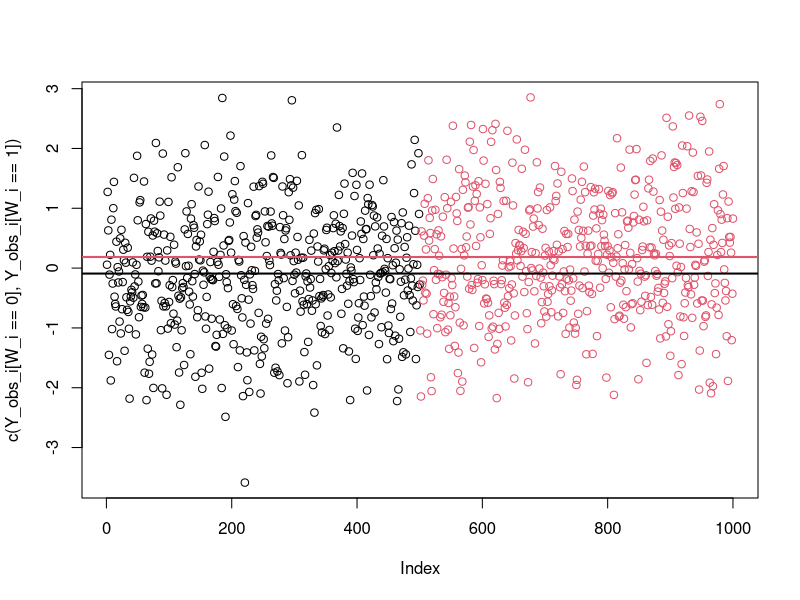
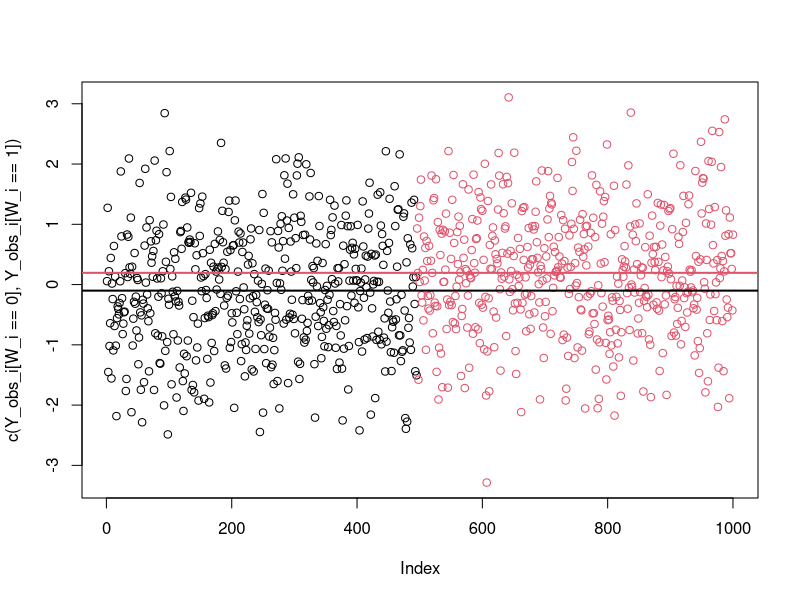
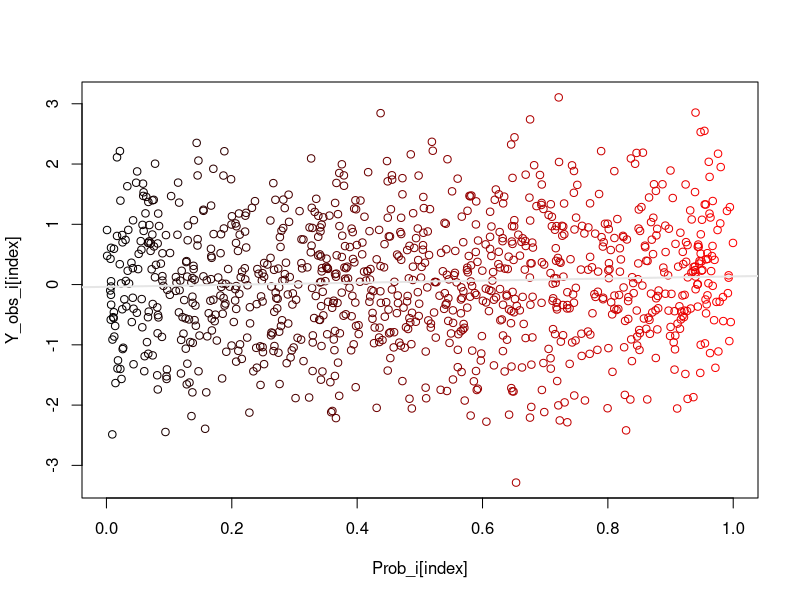
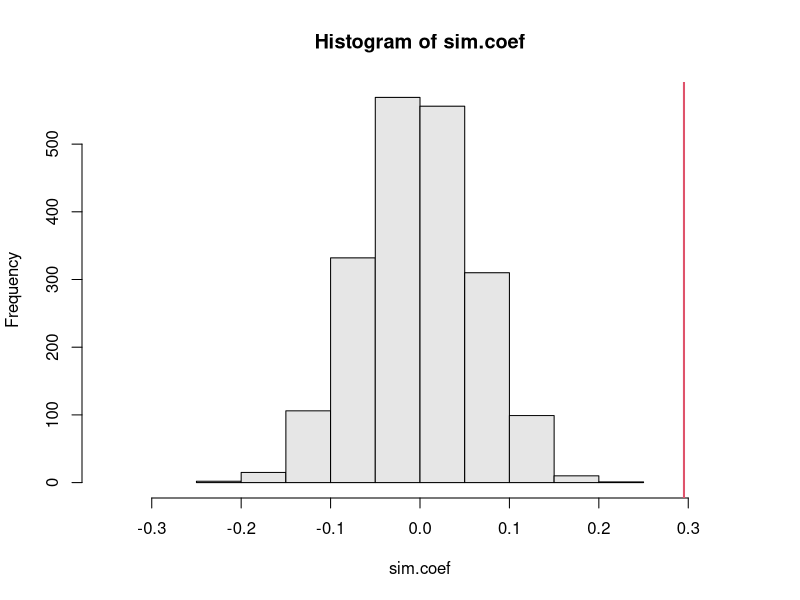

Source code (R) for these figures, in order:
## R_Demo_Simulation_Learning_Potential_Outcomes_Framework.R
##########################################################################
### INSTRUCTOR: Christopher Fariss
## COURSE NAME: Programming and Simulation Methods for Computational Social Science (2W)
## University of Essex Summer School 2023
##
## Date: 2024-07-22
##
## Please e-mail me if you find any errors or have and suggestions (either email is fine)
## e-mail: cjf0006@gmail.com
## e-mail: cjfariss@umich.edu
##
##########################################################################
## Introduction to tutorial:
##
## For this R tutorial we will generate fake data and analyze it using the potential outcomes framework from Rubin.
##
## Note that we will know with certainty two distinct values of the dependent variable for each individual subject i.
##
## Because we are simulating the data, we will know what the i_th subject's outcome is when given the treatment variable and not given the treatment variable (and a continuous range of treatment values).
##
## The simulated experiments in part 1, part 2, and part 4 are equivalent to a two-group,
## Post-test only design using the Trochim and Donnely notation (see also the discussion in Shadish).
##
##########################################################################

##########################################################################
### Generate outcome variable and treatment variable for causal inference
##########################################################################

## set the seed to reproduce random number generation
set.seed(1234567)

## create scalar value for the number of units
n <- 1000

## create subject level error (this information might be important for understanding the outcome variable
## but it is orthogonal/independent of treatment assignment)
e_i <- rnorm(n)

## create summary of subject level error
summary(e_i)

## potential outcome without treatment
Y_i0 <- -.10 + e_i

## potential outcome with treatment
Y_i1 <- .20 + e_i

## calculate mean for subject without treatment effect
mean(Y_i0)

## calculate mean for subject with treatment effect
mean(Y_i1)

## calculate true difference in means for the potential outcome of subjects with treatment and without treatment effect
mean(Y_i1) - mean(Y_i0)

## create vector of treatment assignments for the units (W_i==1 if treated, W_i==0 if control)
W_i <- c(rep(0,n/2), rep(1, n/2))

table(W_i)

## create vector of observed Y values
Y_obs_i <- W_i * Y_i1 + (1 - W_i) * Y_i0

## summarize observed Y variable
summary(Y_obs_i)


##########################################################################
### potential outcome analysis part 1
##########################################################################

mean(Y_obs_i)

## calculate means for observed Y variable for treated and control units
mean(Y_obs_i[W_i==1])
mean(Y_obs_i[W_i==0])

## calculate difference in means using the mean() function
mean(Y_obs_i[W_i==1]) - mean(Y_obs_i[W_i==0])

## calculate difference in means using the t.test() function
t.test(Y_obs_i ~ W_i)

## calculate difference in means using the lm() function
fit <- lm(Y_obs_i ~ W_i)
summary(fit)

## mean in group 1
summary(fit)$coefficient[2,1] + summary(fit)$coefficient[1,1]

## Graph observed subject values by treatment indicator
plot(c(Y_obs_i[W_i==0], Y_obs_i[W_i==1]), col=c(W_i[W_i==0], W_i[W_i==1])+1)
abline(h=mean(Y_obs_i[W_i==1]), col=2, lwd=2)
abline(h=mean(Y_obs_i[W_i==0]), col=1, lwd=2)



##########################################################################
### potential outcome analysis part 2
##########################################################################

## generate propensity score based on true probability of assignment
X_i <- rnorm(n)
Prob_i <- pnorm(X_i, mean = 0, sd = 1)
W_i <- rbinom(n, size=1, prob=Prob_i)
table(W_i)

## create vector of observed Y values
Y_obs_i <- W_i * Y_i1 + (1 - W_i) * Y_i0

## calculate means for observed Y variable for treated and control units
mean(Y_obs_i[W_i==1])
mean(Y_obs_i[W_i==0])

## calculate difference in means
t.test(Y_obs_i ~ W_i)

## calculate difference in means using the lm() function
fit <- lm(Y_obs_i ~ W_i)
summary(fit)

## mean in group 1
summary(fit)$coefficient[2,1] + summary(fit)$coefficient[1,1]

## Graph observed subject values by treatment indicator
plot(c(Y_obs_i[W_i==0], Y_obs_i[W_i==1]), col=c(W_i[W_i==0], W_i[W_i==1])+1)
abline(h=mean(Y_obs_i[W_i==1]), col=2, lwd=2)
abline(h=mean(Y_obs_i[W_i==0]), col=1, lwd=2)



##########################################################################
### potential outcome analysis part 3
##########################################################################

## use the propensity score generated above to estimate treatment effect
fit <- lm(Y_obs_i ~ Prob_i)

## summarize model fit
summary(fit)

## mean in group 1
summary(fit)$coefficient[2,1] + summary(fit)$coefficient[1,1]

## Graph observed subject values by propensity score
colfunc <- colorRampPalette(c("black", "red"))

index <- order(Prob_i)

plot(Y_obs_i[index] ~ Prob_i[index], col=colfunc(length(seq(0,1, length.out=n))))
abline(reg=fit, col=grey(.9), lwd=2)



##########################################################################
### potential outcome analysis part 4
##########################################################################

## set total number of simulations
sims <- 2000

## vector for storing simulated coefficients
sim.coef <- sim.t <- NA

## loop over simulation resampling the index each time
for(j in 1:sims){
    
    index <- sample(1:n, size=n, replace=FALSE)
    W_i_permutation <- W_i[index]
    fit <- lm(Y_obs_i ~ W_i_permutation)
    sim.coef[j] <- fit$coef[2]
    sim.t[j] <- summary(fit)$coefficient[2,3]
}


## re-calculate difference in means using the lm() function
fit <- lm(Y_obs_i ~ W_i)
summary(fit)
observed.t <- summary(fit)$coefficient[2,3]
observed.t

## Graph the simulated coefficients and add a line showing the observed relationship from the data
hist(sim.coef, col=grey(.9), xlim=c(-.35,.35))
abline(v=fit$coef[2], lwd=2, col=2)


## Calculate permutation p-values
## "In general, if you want a two-sided P-value, compute both one-sided P-values,
## double the smaller one, and take the minimum of this value and 1."
## Rosenbaum (2010), Design of Observational Studies, p. 33, note 2
## The above text was taken from Lin, Green, and Coppock (2016) Version 1.05

p.left <- mean(sim.t <= observed.t)
p.right <- mean(sim.t >= observed.t)
p.value <- min(2 * min(p.left, p.right), 1)
p.value





## loop over simulation resampling the index each time
test <- lapply(1:sims, function(j){
    global_var_1 <- "this won't work"
    global_var_2 <<- "this works hopefully"
    
    
    index <- sample(1:n, size=n, replace=FALSE)
    W_i_permutation <- W_i[index]
    fit <- lm(Y_obs_i ~ W_i_permutation)
    sim.coef <- fit$coef[2]
    sim.t <- summary(fit)$coefficient[2,3]
    return(list("index"=index, "W_i_permutation"=W_i_permutation, "fit"=fit, "sim.coef"=sim.coef, "sim.t"=sim.t))
})








